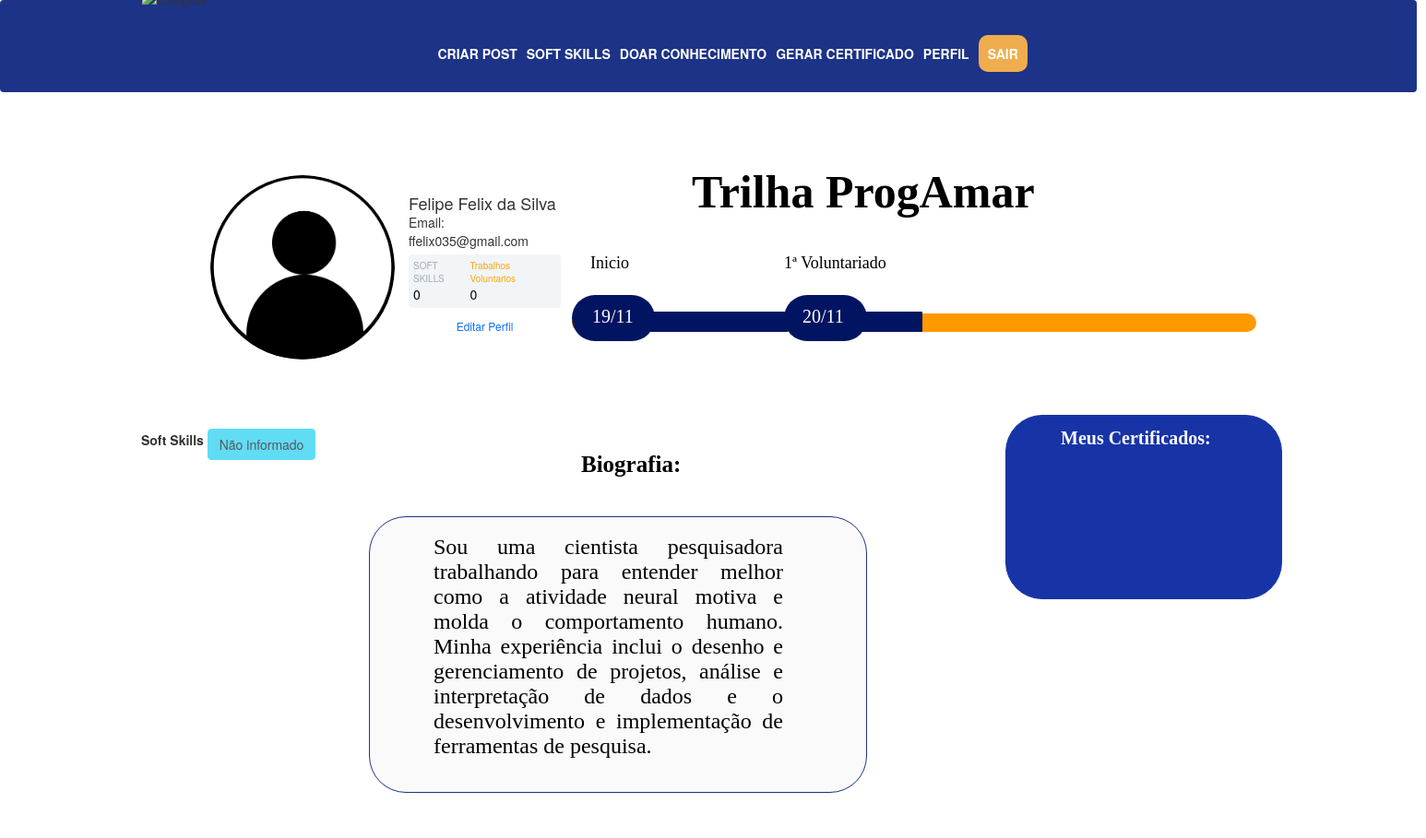
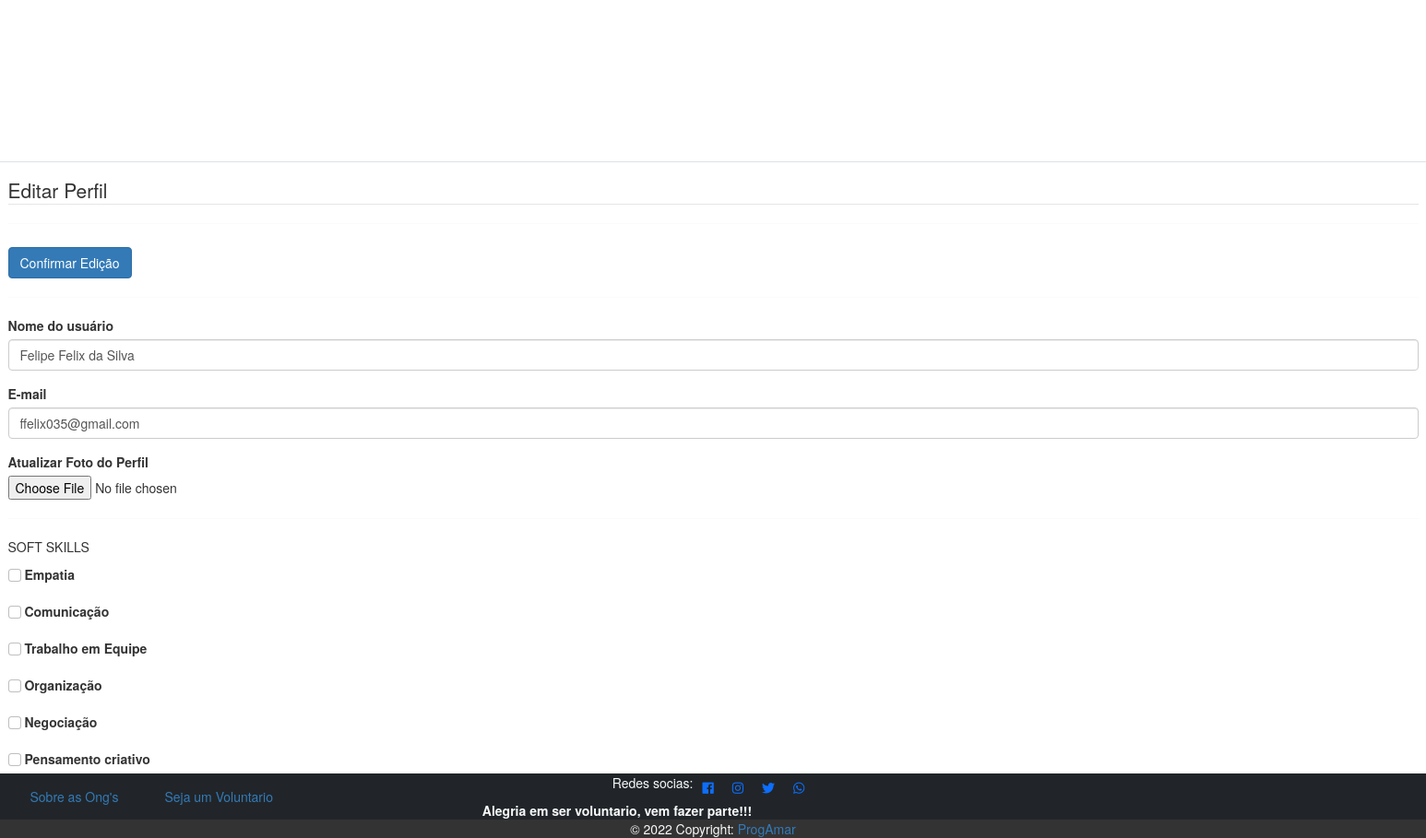
The page /perfil/editar (signed in) on the database its author committed (2 pictures, top to bottom).
### comunidadeprog/models.py (models this page shows)
class Usuario(database.Model, UserMixin):
    id = database.Column(database.Integer, primary_key=True)
    nome = database.Column(database.String, nullable=False)
    email = database.Column(database.String, nullable=False, unique=True)
    senha = database.Column(database.String, nullable=False)
    foto_perfil = database.Column(database.String, default='default.jpg')
    posts = database.relationship('Post_usuario', backref='autor', lazy=True)
    softskills =database.Column(database.String, nullable=False, default='Não Informado')
    def contar_v(self):
        return len(self.posts)

### comunidadeprog/routes.py (the view)
@app.route('/perfil/editar',methods=['get', 'post'])
@login_required
def editar_perfil():
    form = FormEditarPerfil()
    if form.validate_on_submit():
        current_user.email = form.email.data
        current_user.nome = form.nome.data
        if form.foto_perfil.data:
            nome_imagem = salvar_imagem(form.foto_perfil.data)
            current_user.foto_perfil = nome_imagem
        current_user.softskills = atualizar_softskills(form)
        database.session.commit()
        flash(f'Perfil atualizado com Sucesso', ' alert alert-success')
        return redirect(url_for('perfil'))
    elif request.method == "GET":
        form.email.data = current_user.email
        form.nome.data = current_user.nome
    foto_perfil = url_for('static', filename='foto_perfil/{}'.format(current_user.foto_perfil))
    return render_template("editarperfil.html", foto_perfil=foto_perfil, form=form)

### comunidadeprog/forms.py (shortened to what this page needs)
class FormEditarPerfil(FlaskForm):
    nome = StringField('Nome do usuário', validators=[DataRequired()])
    email = StringField('E-mail', validators=[DataRequired(), Email()])
    foto_perfil = FileField('Atualizar Foto do Perfil', validators=[FileAllowed(['jpg', 'png', 'jpeg'])])
    softskills_empatia = BooleanField('Empatia')
    softskills_comunicaçao = BooleanField('Comunicação')
    softskills_trabalhoEquipe = BooleanField('Trabalho em Equipe')
    softskills_organizaçao = BooleanField('Organização')
    softskills_renociaçao = BooleanField('Negociação')
    softskills_pensamento_criativo = BooleanField('Pensamento criativo')
    softskills_liderança = BooleanField('Liderança')
    botao_submit_editarperfil = SubmitField('Confirmar Edição')

### comunidadeprog/models.py (called while the page is built)
@login_manager.user_loader
def load_usuario(id_usuario):
    return Usuario.query.get(int(id_usuario))

### comunidadeprog/templates/editarperfil.html (shortened to what this page needs)
{% extends 'perfil.html' %}
{%  block form_editar_perfil %}
        <div class="row">
            <div class="col">
                <form method="post" action="" class="border p-4 mt-2 " enctype="multipart/form-data" >
                    <Legend>Editar Perfil</Legend><hr>
                    {{ form.botao_submit_editarperfil(class="btn btn-primary mt-2") }} <hr>
                    <fieldset>
                         <div class="form-group">
                            {{ form.nome.label(class="form-control-label") }}
                            {% if form.nome.errors %}
                                {{ form.nome(class="form-control is-invalid") }}
                            <div class="invalid-feedback">
                                {% for erro in form.nome.errors %}
                                    {{ erro }}
                                {% endfor %}
                            </div>
                            {% else %}
                                {{ form.nome(class="form-control") }}
                            {% endif %}
                        </div>
                        <div class="form-group">
                            {{ form.email.label(class="form-control-label") }}
                            {% if form.email.errors %}
                                {{ form.email(class="form-control is-invalid") }}
                            <div class="invalid-feedback">
                                {% for erro in form.email.errors %}
                                    {{ erro }}
                                {% endfor %}
                            </div>
                            {% else %}
                                {{ form.email(class="form-control") }}
                            {% endif %}
                        </div>
                        <div class="form-group">
                            {{ form.foto_perfil.label }}
                            {{ form.foto_perfil(class="form-control-file") }}
                            <hr>
                            <p > SOFT SKILLS</p>
                            {% for campo in form %}
                                {% if 'softskills_' in campo.name %}
                                   <div class="form-group ">
                                    {{ campo(class="form-check-input")}}
                                    {{ campo.label(class="form-check-label") }}
                                    </div>
                                {% endif %}
                            {% endfor %}
                        </div>
                    </fieldset>
                </form>
            </div>
        </div>
{% endblock %}

### comunidadeprog/templates/perfil.html (shortened to what this page needs)
{% extends 'base.html'  %}
{% block body %}
    <div class="container p-5 d-flex   mt-5">
            <div class="card p-3">
                <div class="d-flex align-items-center">
                    <div class="image pe-4" class="rounded-circle">
                <img src="{{foto_perfil}}" class="rounded-circle" width="200" >
                </div>
                <div class="ml-3 w-100">
                   <h4 class="mb-0 mt-0">{{ current_user.nome }}</h4>
                   <span>Email: {{current_user.email}}</span>
                   <div class="p-2 mt-2 bg-primary d-flex justify-content-between rounded text-white stats">
                        {%if 'Não' in current_user.softskills %}
                            <div class="d-flex flex-column"> <span  class="articles">SOFT SKILLS</span> <span class="number1">0</span> </div>
                        {%else %}
                            <div class="d-flex flex-column"><span style="color: orange" class="articles">SOFT SKILLS</span> <span class="number1">{{ current_user.softskills.count(';') + 1 }}</span> </div>
                        {%endif %}
                    <div class="d-flex flex-column">
                        <span style="color: orange" class="rating">Trabalhos Voluntarios</span>
                        <span class="number3">{{ current_user.contar_v()}}</span>
                    </div>
                   </div>
                   <div class="button mt-2 d-flex flex-row align-items-center w-100  " >
                   <a class=w-100 href="{{ url_for('editar_perfil') }}"> <button class="btn btn-sm btn-outline-primary w-100 "> Editar Perfil </button> </a>
                   </div>
                </div>
                </div>
            </div>
         </div>
        <div class="row  mt-5">
            <div class="col col-4" style="text-align: center">
                <strong>Soft Skills</strong>
                {% for softskills in current_user.softskills.split(';') %}
                <button type="button" class="btn btn-info mt-2" disabled>{{ softskills}}</button>
                {% endfor %}
            </div>
        </div>
        <br>
        <br>
        <br>
        <br>
        <br>
         <br>
            <div class="qua2">
            </div>
            <div class="bio">
            </div>
            <div class="progamar">
                <p>
                    Trilha ProgAmar
                </p>
                <div class="biografia">
                    <p>
                        Biografia:
                    </p>
                </div>
                <text class="txt-bio">
                Sou uma cientista pesquisadora trabalhando para entender melhor como a atividade neural motiva e molda o comportamento humano.
                Minha experiência inclui o desenho e gerenciamento de projetos, análise e interpretação de dados e o desenvolvimento e implementação
                de ferramentas de pesquisa.
                </text>
                <p class='meu-certi'>
                 Meus Certificados:
                </p>
                <div class='div-tri2'></div>
                <div class='div-tri3'></div>
                <div class='div-tri4'></div>
                <p class='txt1'>Inicio</p>
                <p class='txt2'> 1ª Voluntariado</p>
                <p class='data1'>19/11</p>
                <p class='data2'>20/11</p>
            </div>
       <br>
        <br>
        <br>
        <br>
        <br>
         <br>
         <br>
        <br>
        <br>
        <br>
        <br>
         <br>
         <br>
        <br>
        <br>
        <br>
        <br>
         <br>
        <br>
        <br>
        <br>
        <br>
         <br>
{%  block form_editar_perfil %}
{% endblock %}
{% endblock %}

### comunidadeprog/static/main.css (style rules this page uses)
.card { width: 400px; border: none; border-radius: 10px; background-color: #fff; }
.stats { background: #f2f5f8 !important; color: #000 !important; }
.articles { font-size:10px; color: #a1aab9; }
.number1 { font-weight:500; }
.rating { font-size:10px; color: #a1aab9; }
.number3 { font-weight:500; }

### comunidadeprog/static/perfilV.css (style rules this page uses)
.qua2 { position: absolute; width: 300px; height: 200px; left: 1090px; top: 450px; background: #1734A6; border: 1px solid #1734A6; border-radius: 40px; }
.bio { box-sizing: border-box; position: absolute; width: 540px; height: 300px; left: 400px; top: 560px; border: 1px solid #1D3387; border-radius: 40px; background: #FAFAFA; border-radius: 40px; font-family: 'Poppins'; font-style: normal; font-weight: 400; font-size: 18px; line-height: 27px; text-align: justify; }
.progamar { position: absolute; width: 394px; height: 49px; left: 750px; top: 180px; font-family: 'Poppins'; font-style: normal; font-weight: 700; font-size: 50px; line-height: 57px; color: #000000; }
.biografia { position: absolute; width: 112px; height: 36px; left: -120px; top: 295px; font-size: 25px; }
.txt-bio { position: absolute; width: 379px; height: 242px; left: -280px; top: 400px; font-family: 'Poppins'; font-style: normal; font-weight: 400; font-size: 24px; line-height: 27px; text-align: justify; color: #000000; }
.meu-certi { position: absolute; width: 201px; height: 25px; left: 400px; top: 280px; font-family: 'Poppins'; font-style: normal; font-weight: 700; font-size: 20px; line-height: 30px; color: #fafafa; }
.div-tri2 { position: absolute; width: 90px; height: 50px; left: 100px; top: 140px; background: #001461; border-radius: 200px; }
.div-tri3 { position: absolute; width: 216px; height: 22px; left: -112px; top: 158px; background: #001461; }
.div-tri4 { position: absolute; width: 100px; height: 22px; left: 150px; top: 158px; background: #001461; }
.txt1 { position: absolute; width: 99px; height: 58px; left: -110px; top: 92px; font-family: 'Poppins'; font-style: normal; font-weight: 400; font-size: 18px; line-height: 27px; color: #000000; }
.txt2 { position: absolute; width: 150px; height: 59px; left: 100px; top: 92px; font-family: 'Poppins'; font-style: normal; font-weight: 400; font-size: 18px; line-height: 27px; color: #000000; }
.data1 { position: absolute; width: 99px; height: 59px; left: -108px; top: 150px; font-family: 'Poppins'; font-style: normal; font-weight: 400; font-size: 20px; line-height: 27px; color: #ffffff; }
.data2 { position: absolute; width: 99px; height: 59px; left: 120px; top: 150px; font-family: 'Poppins'; font-style: normal; font-weight: 400; font-size: 20px; line-height: 27px; color: #ffffff; }

### rows shown on the page
Usuario: nome "Felipe Felix da Silva", email "ffelix035@gmail.com", softskills "Não informado"

### other values the page prints
{{ current_user.contar_v() }} "0"
{{ campo.label(class="form-check-label") }} "Empatia" "Comunicação" "Trabalho em Equipe" "Organização" "Negociação" "Pensamento criativo"
